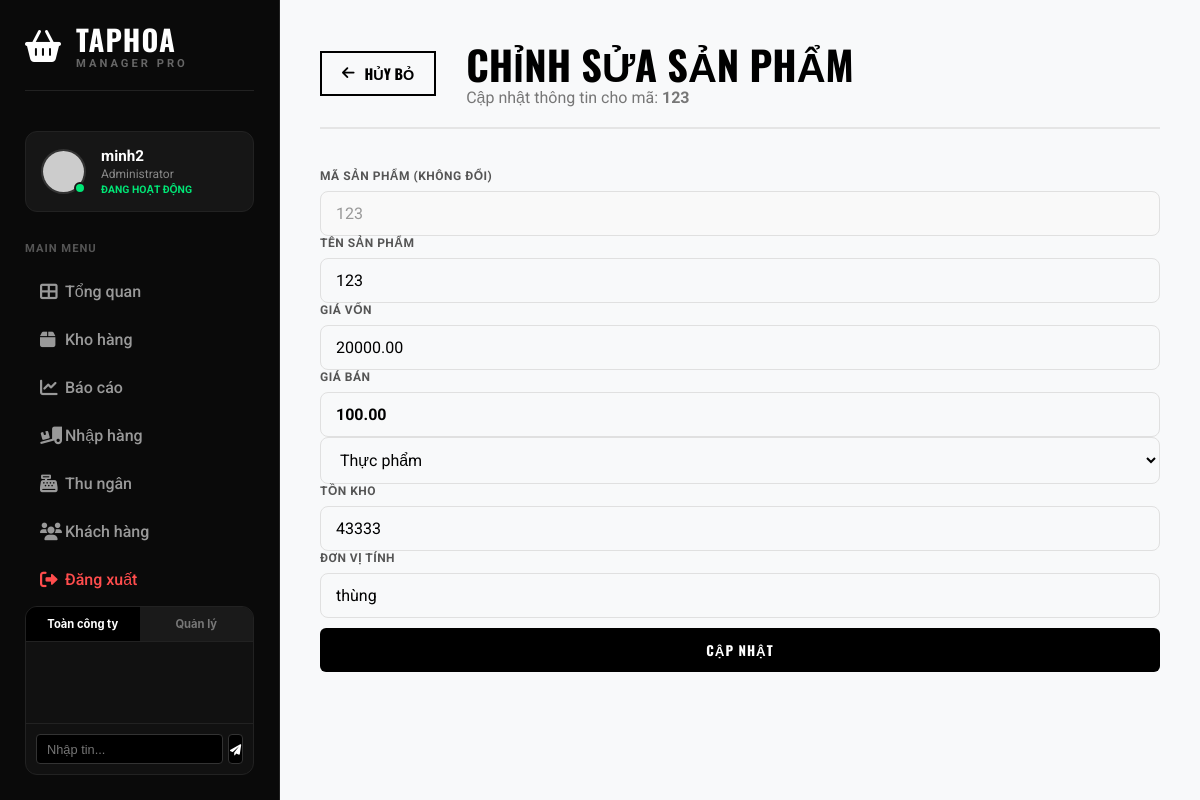
/index.php?action=product_edit&id=10 (signed in), run on an earlier commit of the app's database.
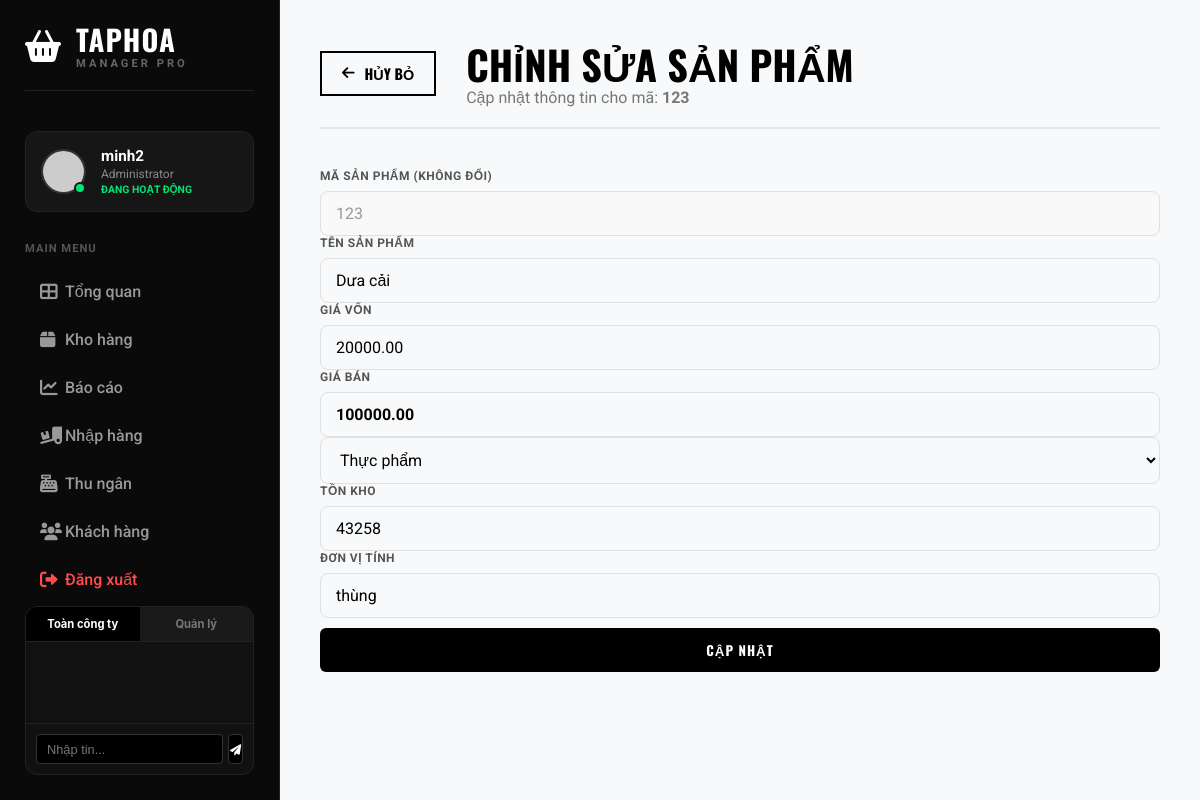
And on a later commit of the database.
### tables this page shows
CREATE TABLE `products` (
  `id` int(11) NOT NULL,
  `code` varchar(50) NOT NULL,
  `name` varchar(255) NOT NULL,
  `category` varchar(100) DEFAULT NULL,
  `price` decimal(10,2) NOT NULL,
  `cost` decimal(10,2) NOT NULL,
  `stock` int(11) DEFAULT 0,
  `unit` varchar(50) DEFAULT NULL,
  `image` varchar(255) DEFAULT NULL,
  `created_at` timestamp NOT NULL DEFAULT current_timestamp()
);

CREATE TABLE `categories` (
  `id` int(11) NOT NULL,
  `name` varchar(100) NOT NULL,
  `description` text DEFAULT NULL,
  `created_at` timestamp NOT NULL DEFAULT current_timestamp()
);

### controllers/ProductController.php (called while the page is built, shortened)
<?php
require_once '../models/Product.php';
require_once '../models/Category.php';
class ProductController {
    private $productModel;
    private $categoryModel;
    public function __construct() {
        $database = new Database();
        $this->db = $database->getConnection();
        $this->productModel = new Product($this->db);
        $this->categoryModel = new Category($this->db);
    }
    public function edit() {
        $id = $_GET['id'] ?? null;
        $product = $this->productModel->getById($id);
        $catStmt = $this->categoryModel->readAll();
        $categories = $catStmt->fetchAll(PDO::FETCH_ASSOC);
        require_once '../views/products/edit.php';
    }
}
?>

### config/Database.php (called while the page is built, shortened)
<?php
class Database {
    private $host = "localhost";
    private $db_name = "taphoa_db";
    private $username = "root";
    private $password = "";
    public function getConnection() {
        $this->conn = null;
        try {
            $this->conn = new PDO("mysql:host=" . $this->host . ";dbname=" . $this->db_name, $this->username, $this->password);
            $this->conn->exec("set names utf8");
            $this->conn->setAttribute(PDO::ATTR_ERRMODE, PDO::ERRMODE_EXCEPTION);
        } catch(PDOException $exception) {
            echo "Lỗi kết nối: " . $exception->getMessage();
        }
        return $this->conn;
    }
}
?>

### models/Product.php (called while the page is built, shortened)
<?php
class Product {
    private $conn;
    private $table = 'products';
    public function __construct($db) {
        $this->conn = $db;
    }
    public function getById($id) {
        $query = "SELECT * FROM " . $this->table . " WHERE id = :id LIMIT 1";
        $stmt = $this->conn->prepare($query);
        $stmt->bindParam(':id', $id);
        $stmt->execute();
        return $stmt->fetch(PDO::FETCH_ASSOC);
    }
}
?>

### models/Category.php (called while the page is built, shortened)
<?php
class Category {
    private $conn;
    private $table = 'categories';
    public function __construct($db) {
        $this->conn = $db;
    }
    public function readAll() {
        $query = "SELECT * FROM " . $this->table . " ORDER BY id ASC";
        $stmt = $this->conn->prepare($query);
        $stmt->execute();
        return $stmt;
    }
}
?>

### views/products/edit.php (the view, shortened to what the changed rows need)
<!DOCTYPE html>
<html lang="vi">
<head>
    <link rel="stylesheet" href="css/style.css">
    <link rel="stylesheet" href="https://cdnjs.cloudflare.com/ajax/libs/font-awesome/6.0.0/css/all.min.css">
</head>
<body>
    <div class="dashboard-container">
        <?php include '../views/partials/sidebar.php'; ?>
        <main class="main-content">
            <header class="module-header">
                <a href="index.php?action=product_list" class="back-btn">
                    <i class="fas fa-arrow-left"></i> Hủy bỏ
                </a>
                <div class="header-text">
                    <h1>CHỈNH SỬA SẢN PHẨM</h1>
                    <p>Cập nhật thông tin cho mã: <b><?php echo $product['code']; ?></b></p>
                </div>
            </header>
            <div class="form-container">
                <form action="index.php?action=product_update&id=<?php echo $product['id']; ?>" method="POST" class="nike-form">
                    <div class="form-row">
                        <div class="form-group" style="flex:1">
                            <label>MÃ SẢN PHẨM (KHÔNG ĐỔI)</label>
                            <input type="text" value="<?php echo $product['code']; ?>" disabled style="background: #f9f9f9; color: #999;">
                        </div>
                        <div class="form-group" style="flex:3">
                            <label>TÊN SẢN PHẨM</label>
                            <input type="text" name="name" value="<?php echo $product['name']; ?>" required>
                        </div>
                    </div>
                    <div class="form-row">
                        <div class="form-group">
                            <label>GIÁ VỐN</label>
                            <input type="number" name="cost" value="<?php echo $product['cost']; ?>" required>
                        </div>
                        <div class="form-group">
                            <label>GIÁ BÁN</label>
                            <input type="number" name="price" value="<?php echo $product['price']; ?>" required style="font-weight:bold">
                        </div>
                        <div class="form-group">
                            <select name="category">
    <?php if(isset($categories) && count($categories) > 0): ?>
        <?php foreach($categories as $cat): ?>
            <option value="<?php echo $cat['name']; ?>"
                <?php echo ($cat['name'] == $product['category']) ? 'selected' : ''; ?>>
                <?php echo $cat['name']; ?>
            </option>
        <?php endforeach; ?>
    <?php else: ?>
        <option value="<?php echo $product['category']; ?>" selected>
            <?php echo $product['category']; ?>
        </option>
    <?php endif; ?>
</select>
                        </div>
                    </div>
                    <div class="form-row">
                        <div class="form-group">
                            <label>TỒN KHO</label>
                            <input type="number" name="stock" value="<?php echo $product['stock']; ?>">
                        </div>
                        <div class="form-group">
                            <label>ĐƠN VỊ TÍNH</label>
                            <input type="text" name="unit" value="<?php echo $product['unit']; ?>" required>
                        </div>
                    </div>
                    <div class="form-actions">
                        <button type="submit" class="btn-black btn-large">CẬP NHẬT</button>
                    </div>
                </form>
            </div>
        </main>
    </div>
</body>
</html>

What changed in the data, as far as the page shows it:
changed products "thùng": name "123" → "Dưa cải"; price "100.00" → "100000.00"; stock "43333" → "43258"
